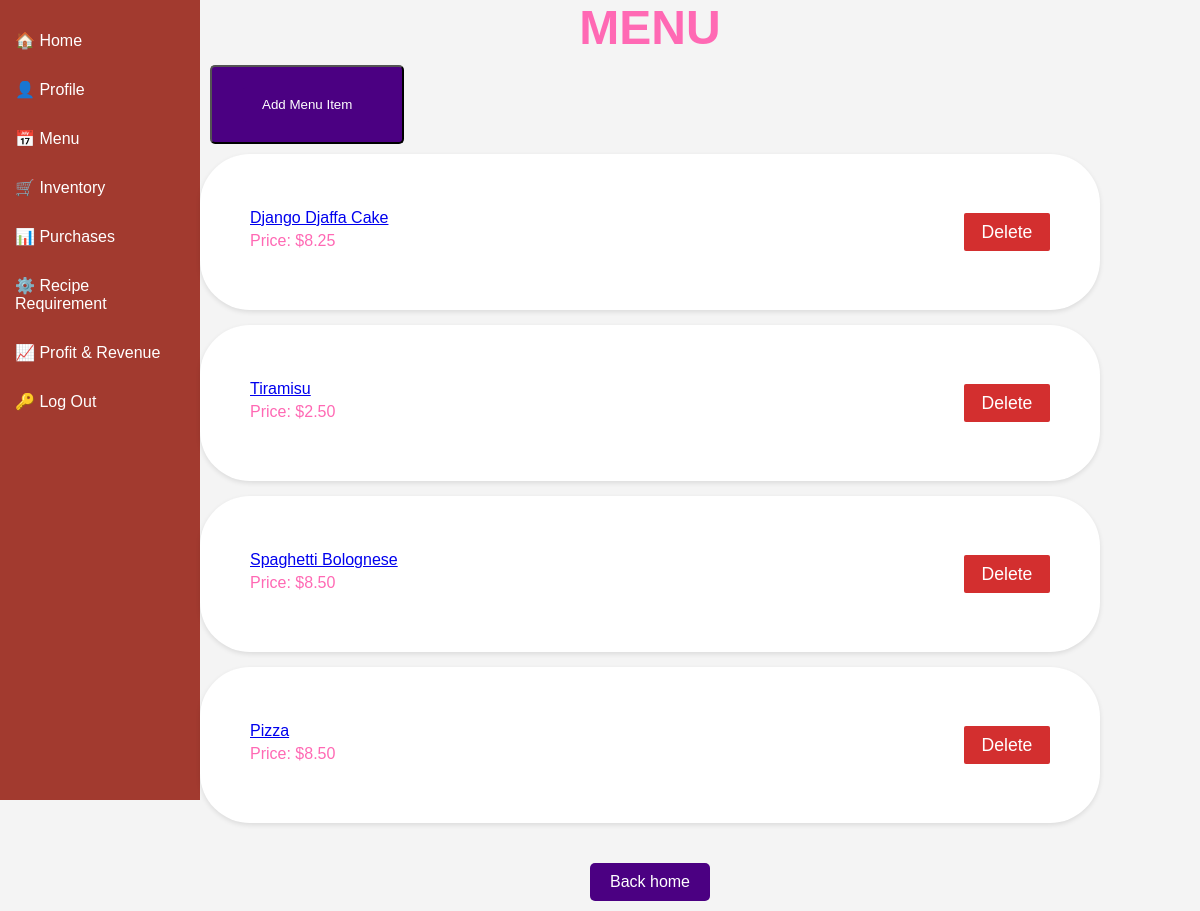
The app's page /menu/ (signed in), older data.
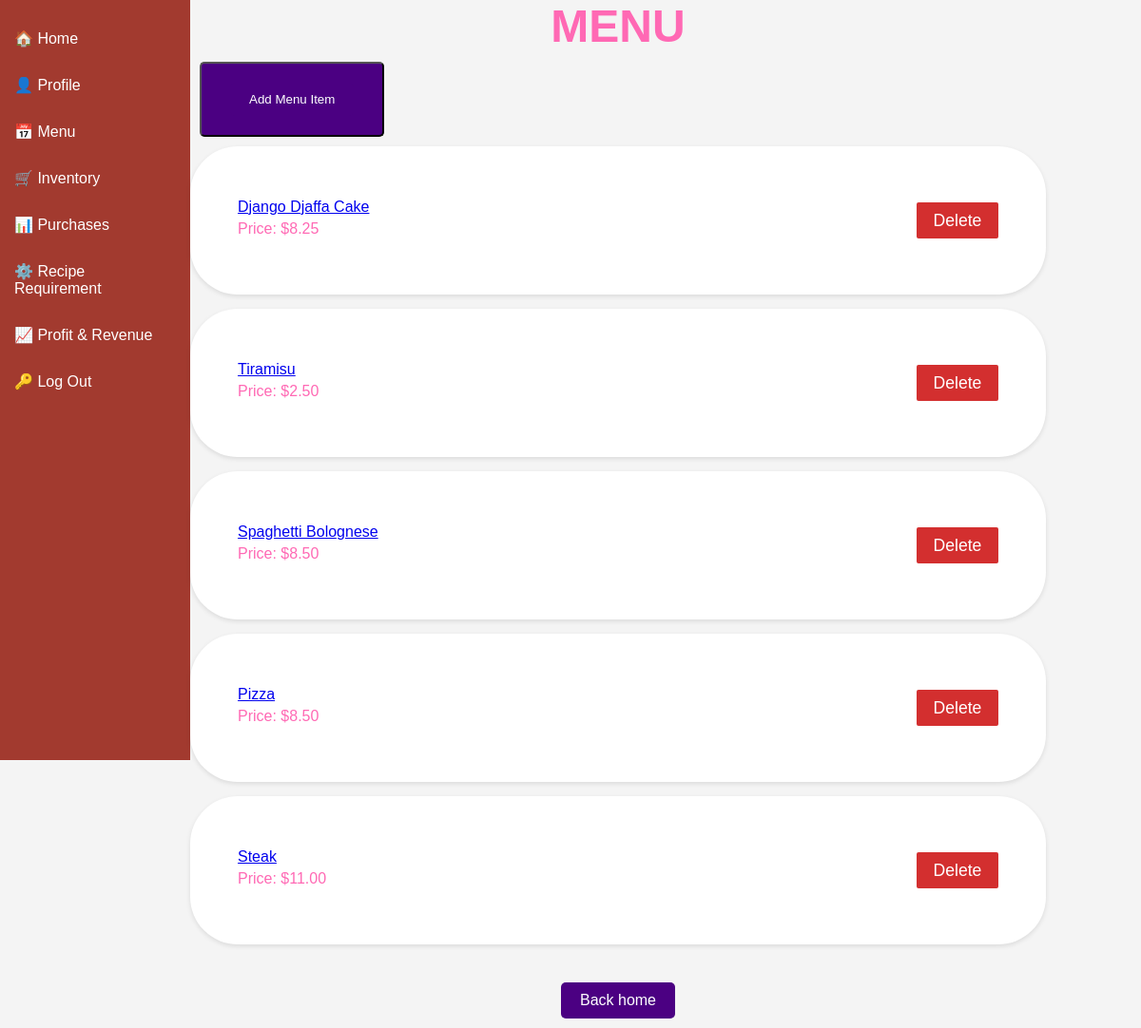
The same page, newer data.
### inventory/models.py (models this page shows, shortened)
class MenuItem(models.Model):
    id = models.AutoField(primary_key=True)
    name = models.CharField(max_length=200)
    price = models.DecimalField(max_digits=10, decimal_places=2)

### inventory/views.py (the view)
# urls.py: path('menu/', views.MenuItemView.as_view(), name='menuitem'),
class MenuItemView(LoginRequiredMixin,ListView):
    model = MenuItem
    template_name = 'inventory/menu.html'
    context_object_name = 'menu'
    def get_queryset(self):
        return MenuItem.objects.all()

### inventory/templates/inventory/Menu.html
{% extends 'inventory/base.html' %}
{% load static %}
{% block head %}
  <link rel="stylesheet" href="{% static 'inventory/menu.css' %}">
{% endblock %}
{% block content %}
<main>
  <h1 class="menu-title">MENU</h1>
  <div class="menu-input">
      <button class="add-item-btn">
        <a href="{% url 'menuitem-create' %}" class="add-item-btn">Add Menu Item</a>
      </button>
  </div>
          {% for menu in menu %}
          <div class="menu-card">
              <div class="menu-info">
                <span class="item-name"><a href="{% url 'menuitemdetail' menu.id %}">{{ menu.name | title }}</a></span>
                <p class="item-pricep">Price: ${{ menu.price }}</p>
              </div>
              <div class="menu-actions">
                <a href="{% url 'menuitem_delete' menu.id %}" class="delete-btn">Delete</a>
              </div>
          </div>
          {% endfor %}
    <div class="menu-footer">
      <a href="{% url 'home' %}" class="back-home-btn">Back home</a>
    </div>
</main>
{% endblock %}

Row changes from the older to the newer data that the page shows:
added MenuItem: name "Steak", price "11.00"
